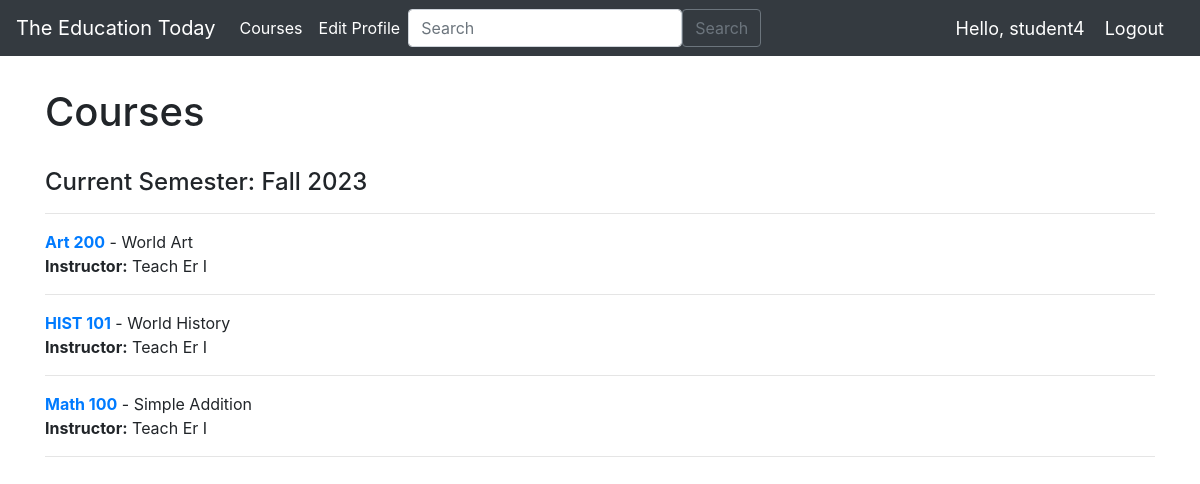
Screenshot of /students/courses/ (signed in) with the database file from the repository.
### teachers/models.py (models this page shows, shortened)
class Student_Course(models.Model):
    student = models.ForeignKey(User, on_delete=models.CASCADE)
    course = models.ForeignKey(Course, on_delete=models.CASCADE)

class Course(models.Model):
    id = models.AutoField(primary_key=True)
    name = models.CharField(max_length=120)
    subject_name = models.CharField(max_length=255, default="Intro to Art History")
    teacher = models.ForeignKey(User, on_delete=models.CASCADE)
    created_at = models.DateTimeField(auto_now_add=True)
    points = models.PositiveIntegerField(default=0)

### students/views.py (the view)
# urls.py: path('courses/', views.courses, name="courses"),
@login_required(login_url='signin')
def courses(request):
    if request.user.account.is_teacher:
        courses = Course.objects.filter(teacher=request.user).order_by('name')
    else:
        courses = Student_Course.objects.filter(student=request.user).order_by('course')
    return render(request, 'students/courses.html', {'courses': courses})

### students/templates/students/courses.html (shortened to what this page needs)
{% extends "students/base.html" %}
{% block content %}
<br/>
<div class="container my-2">
    <h1>Courses</h1>
    <br/>
    <h4>Current Semester: Fall 2023</h4>
    <hr>
    {% for student_course in courses %}
        <strong><a href="{% url 'students:course_detail' student_course.course.id %}">{{ student_course.course.name }}</a></strong> -
        {{ student_course.course.subject_name }}
        <br/>
        <strong>Instructor:</strong> {{ student_course.course.teacher.first_name }} {{ student_course.course.teacher.last_name }}
        <br/>
        <hr>
    {% endfor %}
</div>
{%endblock %}

### students/templates/students/navbar.html (shortened to what this page needs)
{% load static %}
<nav class="navbar navbar-expand-lg navbar-dark bg-dark">
    <a class="navbar-brand" href="{% url 'students:main' %}">The Education Today</a>
    <div class="collapse navbar-collapse" id="navbarNav">
      <ul class="navbar-nav">
        <li class="nav-item active">
          <a class="nav-link" href="{% url 'students:courses' %}">Courses</a>
        </li>
      <li class="nav-item active">
        <a class="nav-link" href="{% url 'students:edit_profile' %}">Edit Profile</a>
      </li>
      </ul>
      <form class="d-flex" method="POST" action="{% url 'students:search' %}">
        <input class="form-control me-2" type="search" placeholder="Search" aria-label="Search" name="searched">
        <button class="btn btn-outline-secondary" type="submit">Search</button>
      </form>
    </div>
    {% if user.is_authenticated %}
    <span class="hello-msg"> Hello, {{request.user}} </span>
    <span><a class="hello-msg" href="{% url 'account:signout' %}">Logout</a></span>
    {% endif %}
  </nav>

### students/templates/students/navbar.html (style rules this page uses)
.hello-msg { font-size: 18px; color: #fff; margin-right: 20px }

### rows the page displays
Student_Course: course.name "Art 200", course.subject_name "World Art", course.teacher.first_name "Teach", course.teacher.last_name "Er I"
Student_Course: course.name "HIST 101", course.subject_name "World History", course.teacher.first_name "Teach", course.teacher.last_name "Er I"
Student_Course: course.name "Math 100", course.subject_name "Simple Addition", course.teacher.first_name "Teach", course.teacher.last_name "Er I"

### other values shown
{{ request.user }} "student4"
